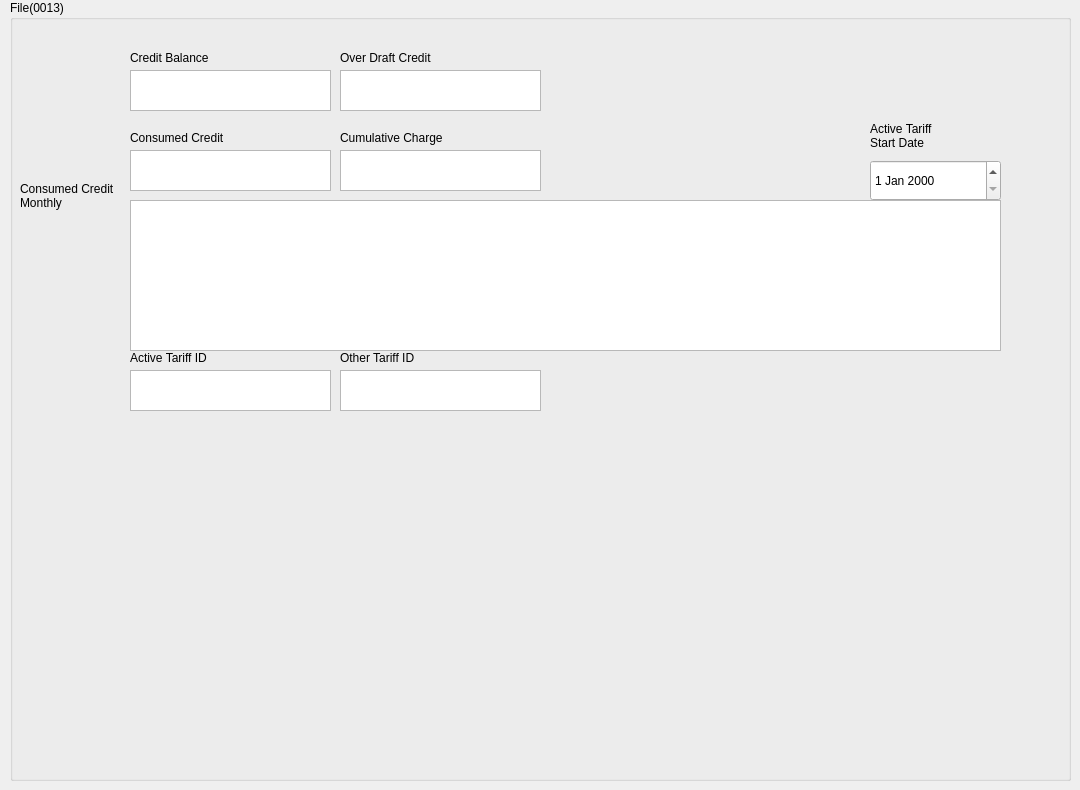
         <widget class="QWidget" name="page_File_13">
          <widget class="QGroupBox" name="groupBoxMain_13">
           <property name="geometry">
            <rect>
             <x>10</x>
             <y>0</y>
             <width>1061</width>
             <height>781</height>
            </rect>
           </property>
           <property name="styleSheet">
            <string notr="true"/>
           </property>
           <property name="title">
            <string>File(0013)</string>
           </property>
           <widget class="QLabel" name="L_Overdraftcredit_13">
            <property name="geometry">
             <rect>
              <x>330</x>
              <y>50</y>
              <width>201</width>
              <height>16</height>
             </rect>
            </property>
            <property name="text">
             <string>Over Draft Credit</string>
            </property>
           </widget>
           <widget class="QTextEdit" name="T_Overdraftcredit_13">
            <property name="geometry">
             <rect>
              <x>330</x>
              <y>70</y>
              <width>201</width>
              <height>41</height>
             </rect>
            </property>
           </widget>
           <widget class="QTextEdit" name="T_Creditbalance_13">
            <property name="geometry">
             <rect>
              <x>120</x>
              <y>70</y>
              <width>201</width>
              <height>41</height>
             </rect>
            </property>
           </widget>
           <widget class="QLabel" name="L_Creditbalance_13">
            <property name="geometry">
             <rect>
              <x>120</x>
              <y>50</y>
              <width>201</width>
              <height>16</height>
             </rect>
            </property>
            <property name="text">
             <string>Credit Balance</string>
            </property>
           </widget>
           <widget class="QTextEdit" name="T_Cumulativecharge_13">
            <property name="geometry">
             <rect>
              <x>330</x>
              <y>150</y>
              <width>201</width>
              <height>41</height>
             </rect>
            </property>
           </widget>
           <widget class="QLabel" name="L_Cumulativecharge_13">
            <property name="geometry">
             <rect>
              <x>330</x>
              <y>130</y>
              <width>201</width>
              <height>16</height>
             </rect>
            </property>
            <property name="text">
             <string>Cumulative Charge</string>
            </property>
           </widget>
           <widget class="QTextEdit" name="T_Consumedcredit_13">
            <property name="geometry">
             <rect>
              <x>120</x>
              <y>150</y>
              <width>201</width>
              <height>41</height>
             </rect>
            </property>
           </widget>
           <widget class="QLabel" name="L_Consumedcredit_13">
            <property name="geometry">
             <rect>
              <x>120</x>
              <y>130</y>
              <width>201</width>
              <height>16</height>
             </rect>
            </property>
            <property name="text">
             <string>Consumed Credit</string>
            </property>
           </widget>
           <widget class="QTextEdit" name="T_ActiveTariffID_13">
            <property name="geometry">
             <rect>
              <x>120</x>
              <y>370</y>
              <width>201</width>
              <height>41</height>
             </rect>
            </property>
           </widget>
           <widget class="QLabel" name="L_ActiveTariffID_13">
            <property name="geometry">
             <rect>
              <x>120</x>
              <y>350</y>
              <width>201</width>
              <height>16</height>
             </rect>
            </property>
            <property name="text">
             <string>Active Tariff ID</string>
            </property>
           </widget>
           <widget class="QDateEdit" name="dat_Activetariffstartdate_13">
            <property name="geometry">
             <rect>
              <x>860</x>
              <y>160</y>
              <width>131</width>
              <height>41</height>
             </rect>
            </property>
           </widget>
           <widget class="QLabel" name="L_Activetariffstartdate_13">
            <property name="geometry">
             <rect>
              <x>860</x>
              <y>120</y>
              <width>131</width>
              <height>31</height>
             </rect>
            </property>
            <property name="text">
             <string>Active Tariff
Start Date</string>
            </property>
           </widget>
           <widget class="QTextEdit" name="T_OtherTariffID_13">
            <property name="geometry">
             <rect>
              <x>330</x>
              <y>370</y>
              <width>201</width>
              <height>41</height>
             </rect>
            </property>
           </widget>
           <widget class="QLabel" name="L_OtherTariffID_13">
            <property name="geometry">
             <rect>
              <x>330</x>
              <y>350</y>
              <width>201</width>
              <height>16</height>
             </rect>
            </property>
            <property name="text">
             <string>Other Tariff ID</string>
            </property>
           </widget>
           <widget class="QTableWidget" name="table_Consumedcreditmonthly_13">
            <property name="geometry">
             <rect>
              <x>120</x>
              <y>200</y>
              <width>871</width>
              <height>151</height>
             </rect>
            </property>
           </widget>
           <widget class="QLabel" name="L_Consumedcreditmonthly_13">
            <property name="geometry">
             <rect>
              <x>10</x>
              <y>180</y>
              <width>111</width>
              <height>31</height>
             </rect>
            </property>
            <property name="text">
             <string>Consumed Credit
Monthly</string>
            </property>
           </widget>
          </widget>
         </widget>
